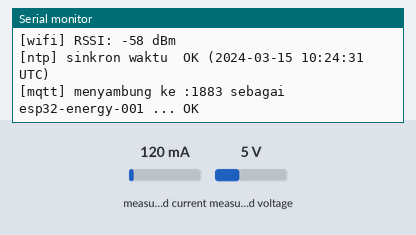
The sketch below on a simulated ESP32. Parts: the last lines printed to the serial monitor. The test bench sets the inputs (shaded band); at power-on: measured current 120 mA, measured voltage 5 V. WiFi joins after 1.5 s; servers stay silent unless stated; the local clock reads 2024-03-15 10:24:30 at power-on unless the sketch sets it; no MQTT or app messages arrive unless stated; not simulated (calls return 0 or success): arduino_secrets.h.

Above: at 3.0 s.
3.1 s: measured current set to 40 mA
At 6.3 s:
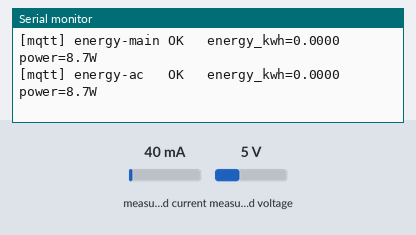
6.6 s: measured voltage set to 0.3 V
8.1 s: measured current set to 500 mA
At 10.13 s:
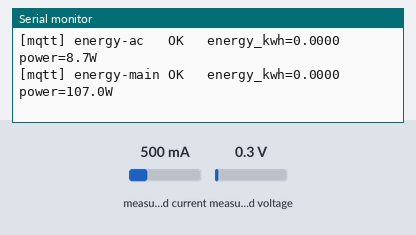

The sketch:

esp32-energy-001.ino
```cpp
/*
 * SATU ATAP — Node esp32-energy-001 (firmware produksi pertama, Fase D)
 * --------------------------------------------------------------------
 * Satu board ESP32 membaca DUA modul PZEM-004T v3.0 dan mem-publish telemetry
 * untuk dua device logis:
 *   - energy-main  (PZEM #1, panel utama rumah)
 *   - energy-ac    (PZEM #2, jalur AC)
 *
 * Payload-nya PERSIS seperti apps/iot-simulator: satu board menggantikan
 * simulator, bukan menambah jalur baru. Kontrak MQTT:
 *   home/home-1/device/<deviceId>/telemetry
 *   home/home-1/node/esp32-energy-001/availability   (retained + LWT)
 *
 * AUTENTIKASI — beda dari sketch bench.
 * Bench dulu login sebagai satu device (energy-main). Board sungguhan meng-host
 * banyak device, jadi ia login SEKALI sebagai NODE. Akun node punya ACL yang
 * mengizinkan menulis topik untuk semua device yang ia host (lihat
 * scripts/mqtt-acl.ts + tabel NodeCredential). Username = nodeId.
 *
 * Ambil password dari .secrets/mqtt-dev-passwords.json di root repo, kunci
 * "esp32-energy-001". File itu ditulis ulang setiap `npm run db:seed`, jadi
 * kalau seed ulang, salin lagi yang baru ke sini.
 *
 * Library (Library Manager):
 *   - PubSubClient          by Nick O'Leary
 *   - PZEM004Tv30           by Jakub Mandula
 * Board: ESP32 Dev Module.
 *
 * WIRING (TTL, 5V ke VCC PZEM, level UART sudah 3V3-safe di modul v3.0):
 *   PZEM #1 (energy-main)  TX -> GPIO16 (ESP32 RX1),  RX -> GPIO17 (ESP32 TX1)
 *   PZEM #2 (energy-ac)    TX -> GPIO27 (ESP32 RX2),  RX -> GPIO26 (ESP32 TX2)
 *   Semua GND disatukan. Sisi AC PZEM (L/N + coil CT) mengikuti manual PZEM.
 *   CATATAN board WROVER: GPIO16/17 dipakai PSRAM — pindah UART1 ke pin lain
 *   (mis. 25/33) kalau pakai WROVER. WROOM-32 aman dengan 16/17.
 */

#include <WiFi.h>
#include <PubSubClient.h>
#include <PZEM004Tv30.h>
#include <time.h>
#include "arduino_secrets.h"   // di-gitignore; salin dari arduino_secrets.h.example

// ---------------------------------------------------------------------------
// Kredensial di arduino_secrets.h (TIDAK masuk git). WIFI/MQTT_HOST berubah tiap
// ganti jaringan — cek IP host sebelum tiap flash (rc=-2 kalau basi).
// ---------------------------------------------------------------------------

const char* WIFI_SSID     = SECRET_WIFI_SSID;
const char* WIFI_PASSWORD = SECRET_WIFI_PASSWORD;
const char* MQTT_HOST     = SECRET_MQTT_HOST;

// Akun NODE (bukan device). Username = nodeId; password node dari .secrets.
const char* MQTT_USERNAME = "esp32-energy-001";
const char* MQTT_PASSWORD = SECRET_MQTT_PASSWORD;

// ---------------------------------------------------------------------------

const uint16_t MQTT_PORT   = 1883;
const char*    HOME_ID     = "home-1";
const char*    NODE_ID     = "esp32-energy-001";
const char*    FIRMWARE    = "energy-1.0.0";
const uint32_t PUBLISH_MS  = 5000;                 // samakan dengan ENERGY_INTERVAL_MS simulator

// Dua device pada board ini, sejajar dengan urutan array PZEM di bawah.
const char* DEVICE_IDS[2]  = { "energy-main", "energy-ac" };

// Pin UART untuk tiap PZEM. { RX_esp32, TX_esp32 }.
const int PZEM_PINS[2][2]  = { { 16, 17 }, { 27, 26 } };

// NTP: butuh waktu nyata supaya telemetry masuk ke jam yang benar (bukan
// menumpuk di satu baris 1970). Offset 0 = UTC → timestamp ISO berakhiran 'Z'.
const char* NTP_SERVER_1   = "pool.ntp.org";
const char* NTP_SERVER_2   = "time.google.com";

// ---------------------------------------------------------------------------

WiFiClient   net;
PubSubClient mqtt(net);

// PZEM #1 di UART1, PZEM #2 di UART2. Serial0 dipakai USB debug.
PZEM004Tv30 pzem[2] = {
  PZEM004Tv30(Serial1, PZEM_PINS[0][0], PZEM_PINS[0][1]),
  PZEM004Tv30(Serial2, PZEM_PINS[1][0], PZEM_PINS[1][1]),
};

char topicTelemetry[2][96];
char topicAvailability[96];

uint32_t lastPublish  = 0;
uint8_t  authFailures = 0;

// ---------------------------------------------------------------------------

void buildTopics() {
  for (int i = 0; i < 2; i++) {
    snprintf(topicTelemetry[i], sizeof(topicTelemetry[i]),
             "home/%s/device/%s/telemetry", HOME_ID, DEVICE_IDS[i]);
  }
  snprintf(topicAvailability, sizeof(topicAvailability),
           "home/%s/node/%s/availability", HOME_ID, NODE_ID);
}

void connectWifi() {
  Serial.printf("\n[wifi] menyambung ke %s ", WIFI_SSID);
  WiFi.mode(WIFI_STA);
  WiFi.begin(WIFI_SSID, WIFI_PASSWORD);

  uint8_t tries = 0;
  while (WiFi.status() != WL_CONNECTED && tries < 40) {   // maksimal 20 detik
    delay(500);
    Serial.print(".");
    tries++;
  }

  if (WiFi.status() != WL_CONNECTED) {
    Serial.println("\n[wifi] GAGAL — cek SSID, password, dan pastikan band 2.4 GHz.");
    Serial.println("[wifi] restart dalam 5 detik...");
    delay(5000);
    ESP.restart();
  }

  Serial.println(" OK");
  Serial.printf("[wifi] IP  : %s\n", WiFi.localIP().toString().c_str());
  Serial.printf("[wifi] MAC : %s\n", WiFi.macAddress().c_str());
  Serial.printf("[wifi] RSSI: %d dBm\n", WiFi.RSSI());
}

// Sinkronkan jam ESP32 lewat NTP. Dipanggil sekali setelah WiFi konek.
void syncTime() {
  configTime(0, 0, NTP_SERVER_1, NTP_SERVER_2);   // 0,0 = UTC, tanpa DST
  Serial.print("[ntp] sinkron waktu ");
  struct tm tm;
  uint8_t tries = 0;
  while (!getLocalTime(&tm, 500) && tries < 20) {  // maksimal ~10 detik
    Serial.print(".");
    tries++;
  }
  if (tries >= 20) {
    Serial.println(" GAGAL — telemetry tetap terkirim, tapi timestamp bisa salah.");
  } else {
    Serial.printf(" OK (%04d-%02d-%02d %02d:%02d:%02d UTC)\n",
                  tm.tm_year + 1900, tm.tm_mon + 1, tm.tm_mday,
                  tm.tm_hour, tm.tm_min, tm.tm_sec);
  }
}

// Timestamp ISO-8601 UTC, mis. "2026-08-30T09:40:00.000Z".
void isoNow(char* out, size_t len) {
  time_t now = time(nullptr);
  struct tm tmUtc;
  gmtime_r(&now, &tmUtc);
  char base[24];
  strftime(base, sizeof(base), "%Y-%m-%dT%H:%M:%S", &tmUtc);
  snprintf(out, len, "%s.000Z", base);
}

void connectMqtt() {
  mqtt.setServer(MQTT_HOST, MQTT_PORT);

  while (!mqtt.connected()) {
    Serial.printf("[mqtt] menyambung ke %s:%u sebagai %s ... ",
                  MQTT_HOST, MQTT_PORT, MQTT_USERNAME);

    // clientId = NODE_ID. LWT retained: kalau board mati, broker publish offline.
    bool ok = mqtt.connect(
      NODE_ID,
      MQTT_USERNAME, MQTT_PASSWORD,
      topicAvailability, 1, true,
      "{\"status\":\"offline\"}"
    );

    if (ok) {
      authFailures = 0;
      Serial.println("OK");

      char online[224];
      snprintf(online, sizeof(online),
        "{\"status\":\"online\",\"firmware\":\"%s\",\"ip\":\"%s\",\"mac\":\"%s\",\"rssi\":%d}",
        FIRMWARE,
        WiFi.localIP().toString().c_str(),
        WiFi.macAddress().c_str(),
        WiFi.RSSI());
      mqtt.publish(topicAvailability, online, true);   // retained
      return;
    }

    int rc = mqtt.state();
    Serial.printf("gagal, rc=%d\n", rc);

    if (rc == 4 || rc == 5) {
      authFailures++;
      Serial.println("[mqtt] DITOLAK broker. rc=4 password salah, rc=5 tidak diizinkan.");
      Serial.println("       Password node dari .secrets/mqtt-dev-passwords.json (kunci nodeId)?");
      Serial.println("       Sudah `npm run db:seed` lalu `npm run mqtt:users`, lalu restart Mosquitto?");
      if (authFailures >= 3) {
        Serial.println("[mqtt] berhenti mencoba. Perbaiki kredensial, lalu reset board.");
        while (true) delay(1000);
      }
    } else if (rc == -2) {
      Serial.println("[mqtt] broker tidak terjangkau. Cek IP host, binding port 1883,");
      Serial.println("       dan aturan Windows Firewall untuk jaringan Private.");
    }
    delay(3000);
  }
}

// Baca satu PZEM lalu publish telemetry-nya. Kembalikan false kalau modul tidak
// merespons (semua NaN) — biar tidak mengirim JSON "nan" yang ditolak skema.
bool publishDevice(int i, const char* ts) {
  float voltage   = pzem[i].voltage();
  float current   = pzem[i].current();
  float power     = pzem[i].power();
  float energyKwh = pzem[i].energy();      // kumulatif kWh — cocok untuk energy_kwh
  float frequency = pzem[i].frequency();
  float pf        = pzem[i].pf();

  if (isnan(voltage) || isnan(energyKwh)) {
    Serial.printf("[pzem] %s TIDAK MERESPONS (cek wiring UART & catu daya PZEM)\n",
                  DEVICE_IDS[i]);
    return false;
  }

  // power_factor dibatasi 0..1 oleh skema; PZEM sesekali balas sedikit di luar.
  if (isnan(pf)) pf = 0.0f;
  if (pf < 0.0f) pf = 0.0f;
  if (pf > 1.0f) pf = 1.0f;
  if (isnan(current))   current = 0.0f;
  if (isnan(power))     power = 0.0f;
  if (isnan(frequency)) frequency = 0.0f;

  char body[300];
  snprintf(body, sizeof(body),
    "{\"ts\":\"%s\",\"metrics\":{"
    "\"voltage\":%.2f,\"current\":%.3f,\"power\":%.1f,"
    "\"energy_kwh\":%.4f,\"frequency\":%.2f,\"power_factor\":%.3f,\"rssi\":%d}}",
    ts, voltage, current, power, energyKwh, frequency, pf, WiFi.RSSI());

  bool sent = mqtt.publish(topicTelemetry[i], body);
  Serial.printf("[mqtt] %-11s %s  energy_kwh=%.4f  power=%.1fW\n",
                DEVICE_IDS[i], sent ? "OK " : "GAGAL", energyKwh, power);
  return sent;
}

void setup() {
  Serial.begin(115200);
  delay(300);
  Serial.println("\n\n=== SATU ATAP — node esp32-energy-001 (2x PZEM-004T) ===");

  buildTopics();
  connectWifi();
  syncTime();
  connectMqtt();
}

void loop() {
  if (WiFi.status() != WL_CONNECTED) connectWifi();
  if (!mqtt.connected())             connectMqtt();
  mqtt.loop();

  uint32_t now = millis();
  if (now - lastPublish < PUBLISH_MS) return;
  lastPublish = now;

  char ts[28];
  isoNow(ts, sizeof(ts));
  for (int i = 0; i < 2; i++) publishDevice(i, ts);
}
```

Measured:
- after the input at 3.1 s, the serial monitor: prints a new line after 2.0 s (image 1)
- after the input at 8.1 s, the serial monitor: prints a new line after 2.0 s (image 2)
